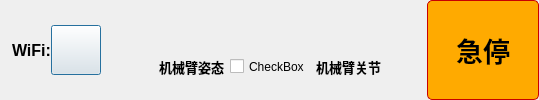
                 <widget class="QWidget" name="widget_5" native="true">
                  <layout class="QHBoxLayout" name="horizontalLayout_27" stretch="1,0,3,0,1">
                   <property name="leftMargin">
                    <number>0</number>
                   </property>
                   <property name="topMargin">
                    <number>0</number>
                   </property>
                   <property name="rightMargin">
                    <number>0</number>
                   </property>
                   <property name="bottomMargin">
                    <number>0</number>
                   </property>
                   <item>
                    <layout class="QHBoxLayout" name="horizontalLayout_4">
                     <property name="spacing">
                      <number>0</number>
                     </property>
                     <item>
                      <spacer name="horizontalSpacer_4">
                       <property name="orientation">
                        <enum>Qt::Horizontal</enum>
                       </property>
                       <property name="sizeHint" stdset="0">
                        <size>
                         <width>40</width>
                         <height>20</height>
                        </size>
                       </property>
                      </spacer>
                     </item>
                     <item>
                      <widget class="QLabel" name="NetworkStatus">
                       <property name="font">
                        <font>
                         <pointsize>12</pointsize>
                         <bold>true</bold>
                        </font>
                       </property>
                       <property name="text">
                        <string>WiFi:</string>
                       </property>
                       <property name="alignment">
                        <set>Qt::AlignCenter</set>
                       </property>
                      </widget>
                     </item>
                     <item>
                      <widget class="QPushButton" name="WiFiBtn">
                       <property name="sizePolicy">
                        <sizepolicy hsizetype="Preferred" vsizetype="Preferred">
                         <horstretch>0</horstretch>
                         <verstretch>0</verstretch>
                        </sizepolicy>
                       </property>
                       <property name="maximumSize">
                        <size>
                         <width>50</width>
                         <height>50</height>
                        </size>
                       </property>
                       <property name="font">
                        <font>
                         <pointsize>12</pointsize>
                        </font>
                       </property>
                       <property name="cursor">
                        <cursorShape>PointingHandCursor</cursorShape>
                       </property>
                       <property name="styleSheet">
                        <string notr="true">border-image: url(:/image/wifiClose.png);

</string>
                       </property>
                       <property name="text">
                        <string/>
                       </property>
                       <property name="default">
                        <bool>true</bool>
                       </property>
                      </widget>
                     </item>
                     <item>
                      <spacer name="horizontalSpacer_3">
                       <property name="orientation">
                        <enum>Qt::Horizontal</enum>
                       </property>
                       <property name="sizeHint" stdset="0">
                        <size>
                         <width>40</width>
                         <height>20</height>
                        </size>
                       </property>
                      </spacer>
                     </item>
                    </layout>
                   </item>
                   <item>
                    <spacer name="horizontalSpacer_5">
                     <property name="orientation">
                      <enum>Qt::Horizontal</enum>
                     </property>
                     <property name="sizeHint" stdset="0">
                      <size>
                       <width>40</width>
                       <height>20</height>
                      </size>
                     </property>
                    </spacer>
                   </item>
                   <item>
                    <layout class="QVBoxLayout" name="verticalLayout_7" stretch="1,2">
                     <item>
                      <spacer name="verticalSpacer">
                       <property name="orientation">
                        <enum>Qt::Vertical</enum>
                       </property>
                       <property name="sizeHint" stdset="0">
                        <size>
                         <width>20</width>
                         <height>40</height>
                        </size>
                       </property>
                      </spacer>
                     </item>
                     <item>
                      <layout class="QHBoxLayout" name="horizontalLayout_3" stretch="2,1,2">
                       <item>
                        <widget class="QLabel" name="label_10">
                         <property name="sizePolicy">
                          <sizepolicy hsizetype="Fixed" vsizetype="Preferred">
                           <horstretch>0</horstretch>
                           <verstretch>0</verstretch>
                          </sizepolicy>
                         </property>
                         <property name="font">
                          <font>
                           <pointsize>10</pointsize>
                           <bold>true</bold>
                          </font>
                         </property>
                         <property name="text">
                          <string>机械臂姿态</string>
                         </property>
                         <property name="alignment">
                          <set>Qt::AlignCenter</set>
                         </property>
                        </widget>
                       </item>
                       <item>
                        <widget class="QHCheckBox" name="ModelcheckBox">
                         <property name="sizePolicy">
                          <sizepolicy hsizetype="Fixed" vsizetype="Preferred">
                           <horstretch>0</horstretch>
                           <verstretch>0</verstretch>
                          </sizepolicy>
                         </property>
                         <property name="cursor">
                          <cursorShape>PointingHandCursor</cursorShape>
                         </property>
                         <property name="text">
                          <string>CheckBox</string>
                         </property>
                        </widget>
                       </item>
                       <item>
                        <widget class="QLabel" name="label_14">
                         <property name="sizePolicy">
                          <sizepolicy hsizetype="Fixed" vsizetype="Preferred">
                           <horstretch>0</horstretch>
                           <verstretch>0</verstretch>
                          </sizepolicy>
                         </property>
                         <property name="font">
                          <font>
                           <pointsize>10</pointsize>
                           <bold>true</bold>
                          </font>
                         </property>
                         <property name="text">
                          <string>机械臂关节</string>
                         </property>
                         <property name="alignment">
                          <set>Qt::AlignCenter</set>
                         </property>
                        </widget>
                       </item>
                      </layout>
                     </item>
                    </layout>
                   </item>
                   <item>
                    <spacer name="horizontalSpacer">
                     <property name="orientation">
                      <enum>Qt::Horizontal</enum>
                     </property>
                     <property name="sizeHint" stdset="0">
                      <size>
                       <width>40</width>
                       <height>20</height>
                      </size>
                     </property>
                    </spacer>
                   </item>
                   <item>
                    <widget class="QPushButton" name="pushButton_3">
                     <property name="sizePolicy">
                      <sizepolicy hsizetype="Minimum" vsizetype="Preferred">
                       <horstretch>0</horstretch>
                       <verstretch>0</verstretch>
                      </sizepolicy>
                     </property>
                     <property name="font">
                      <font>
                       <pointsize>20</pointsize>
                       <bold>true</bold>
                      </font>
                     </property>
                     <property name="cursor">
                      <cursorShape>PointingHandCursor</cursorShape>
                     </property>
                     <property name="styleSheet">
                      <string notr="true">QPushButton {
	border: 1px solid;
	border-color: rgb(200, 0, 0);
	border-radius:5px;
	
	background-color: rgb(255, 170, 0);
}

QPushButton:hover {
	background-color: rgb(255, 255, 83);
}</string>
                     </property>
                     <property name="text">
                      <string>急停</string>
                     </property>
                    </widget>
                   </item>
                  </layout>
                 </widget>
